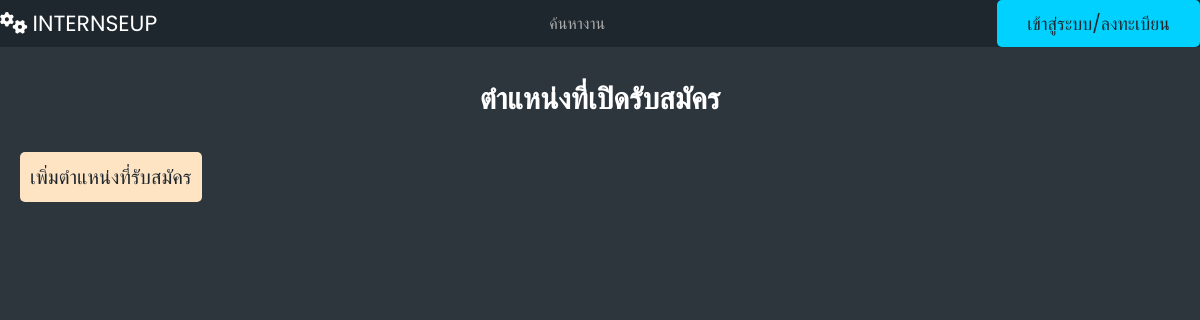
/position/COMPANY/c1/, run on an earlier commit of the app's database.
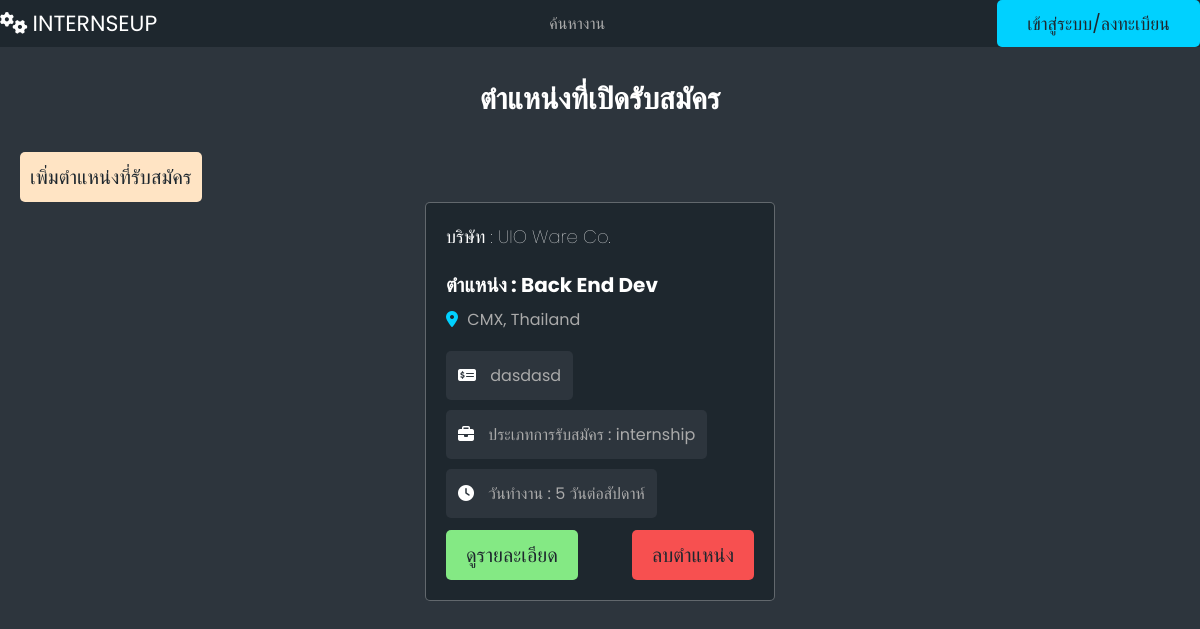
And on a later commit of the database.
### usertype/models.py (models this page shows, shortened)
class Job(models.Model):
    jobname = models.CharField(max_length=255)
    jobdes = models.TextField()
    worktype = models.CharField(max_length=255)
    quality = models.TextField()
    benefit = models.TextField()
    workstart = models.TimeField()
    workend = models.TimeField()
    workday = models.CharField(max_length=255)
    requirement = models.TextField()
    qualifications = models.TextField(blank=True, null=True)
    skills = models.TextField()
    company = models.CharField(max_length=255)
    city = models.CharField(max_length=255)
    country = models.CharField(max_length=255)

### usertype/views.py (the view)
# urls.py: path("position/<str:role>/<str:username>/", views.positionview, name="position"),  # Position page
def positionview(request, role, username):
    company_exists = CompanyProfile.objects.filter(user__username=username).exists()
    if not company_exists:
        messages.warning(request, 'กรุณากรอกข้อมูลบริษัทก่อนทำการเพิ่มตำแหน่งงาน')
        return redirect('profile', role=role, username=username)
    else:
        company_profile = CompanyProfile.objects.get(user__username=username)
        jobs = company_profile.job.all()
        return render(request, "userweb/position.html", {"jobs": jobs})

### usertype/templates/userweb/position.html (shortened to what this page needs)
<!DOCTYPE html>
<html lang="en">
  <head>
    {% load static %}
    <link rel="stylesheet" href="{% static "css/style.css" %}" />
  </head>
  <body>
    {% include "navbarmain.html" %}
    <section class="jobs-container">
      <h1 class="heading">ตำแหน่งที่เปิดรับสมัคร</h1>
      <div class="flex-btn">
        <a href="{% url 'postjob' role='COMPANY' username=user.username %}" style="font-size:200%;" class="btn-register">เพิ่มตำแหน่งที่รับสมัคร</a>
    </div>
      <div class="box-container">
        {% for job in jobs %}
        <div class="box">
            <div class="company">
                <div>
                    <h3>บริษัท : {{ job.company }}</h3>
                </div>
            </div>
            <h3 class="job-title">ตำแหน่ง : {{ job.jobname }}</h3>
            <p class="location">
                <i class="fas fa-map-marker-alt"></i> <span>{{ job.city }}, {{job.country }}</span>
            </p>
            <div class="tags">
                <p>
                  <i class="fa-solid fa-money-check-dollar"></i>
                    <span>{{ job.benefit }}</span>
                </p>
                <p><i class="fas fa-briefcase"></i> <span>ประเภทการรับสมัคร : {{ job.worktype }}</span></p>
                <p><i class="fas fa-clock"></i> <span>วันทำงาน : {{ job.workday }}</span></p>
            </div>
            <div class="flex-btn">
                <a href="{% url 'view_job' job.id %}" style="font-size:200%;" class="btn-green">ดูรายละเอียด</a>
                <a href="{% url 'deletejob' job.id %}" style="font-size:200%;" class="btn-danger">ลบตำแหน่ง</a>
            </div>
        </div>
      {% endfor %}
      </div>
    </section>
    <section></section>
  </body>
</html>

What changed in the data, as far as the page shows it:
added Job: company "UIO Ware Co.", jobname "Back End Dev", city "CMX", country "Thailand", benefit "dasdasd", worktype "internship", workday "5 วันต่อสัปดาห์"
